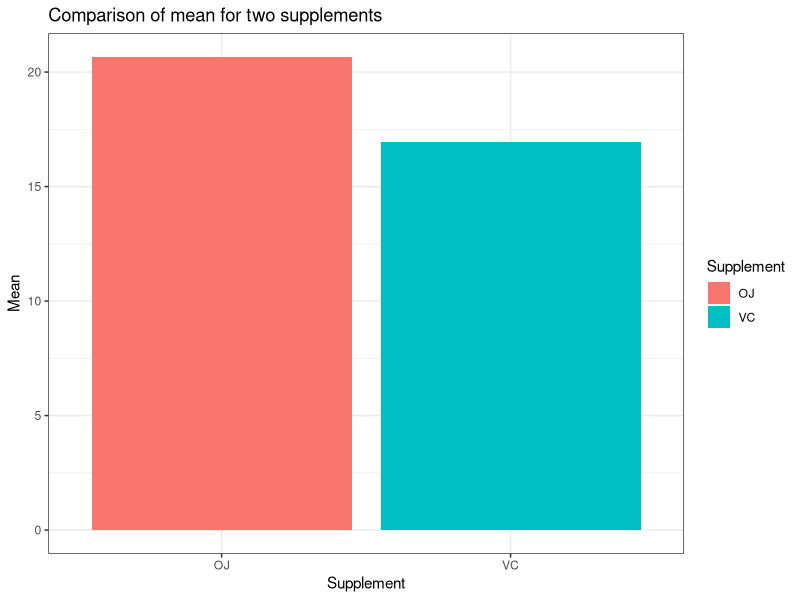

This figure's R source:
## ---- chunk 1
head(ToothGrowth,10)
## ---- chunk 2
summary(ToothGrowth)
## ---- chunk 3
library(ggplot2)
library(data.table)

dt<-data.table(ToothGrowth)
dt.mean <- dt[,mean(len),by=supp]
ggplot(dt.mean,aes(x=supp, y=V1,fill=supp)) + geom_bar(stat="identity") + labs(x="Supplement",y="Mean", title="Comparison of mean for two supplements", fill="Supplement") + theme_bw()
 
## ---- chunk 4
t.test(len ~ supp, data = ToothGrowth)
## ---- chunk 5
t.test(ToothGrowth$len,ToothGrowth$dose)
